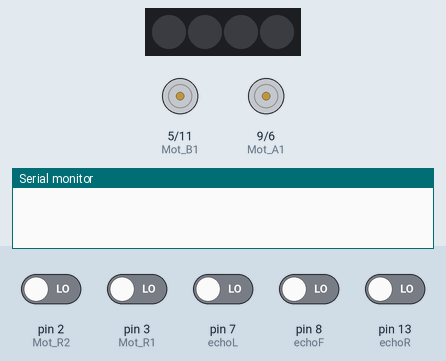
Recording of a sketch running on a simulated Arduino Nano, built with avr-gcc and run on an emulated ATmega328P. Parts: 4 RGB LEDs in strip order, left to right, motor-driver pin pairs drawn as motors (green arrow = first pin HIGH = forward, orange = second pin HIGH = backward, longer = more drive), the last lines printed to the serial monitor. The test bench sets the inputs (shaded band); at power-on: pin 2 (Mot_R2), pin 3 (Mot_R1), pin 7 (echoL), pin 8 (echoF), pin 13 (echoR) LOW.

Above: at 0.1 s.
At 9.3 s:
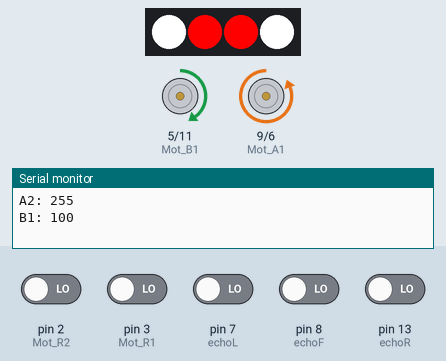
Timing chart, 0 to 10.8 s (numbered marks = the images above):
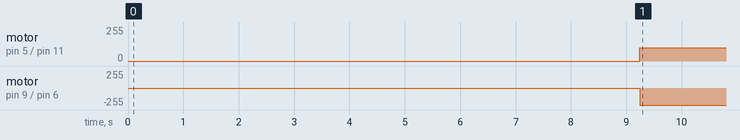

Measured:
- by itself, motor on pin 5 (Mot_B1) / pin 11 (Mot_B2): stopped → forward 100/255 at 9.2 s
- by itself, motor on pin 9 (Mot_A1) / pin 6 (Mot_A2): stopped → backward 255/255 at 9.2 s

The sketch:

robot_movements_smoothturns.ino
```cpp
#include <Adafruit_NeoPixel.h>

//PIN (Digital)
#define Mot_A1 9
#define Mot_A2 6  //Right Motor (PWM)
#define Mot_B1 5
#define Mot_B2 11  //Left Motor (PWM)
#define Mot_R1 3
#define Mot_R2 2  //RPM Sensor (Not used)

//Ultrasonic PINs
#define trigR A5  //trigger for L and R is shared
#define trigL 10
#define trigF 12
#define echoL 7
#define echoF 8
#define echoR 13

//IR Sensor PINs
#define D1 A0
#define D3 A1
#define D4 A2
#define D5 A3
#define D6 A6
#define D8 A7

//Utilies PINs
#define Grab A4  //Claw
#define Neo 4    //LED pin

#define LEDCount 4  //For NeoPixels

Adafruit_NeoPixel pixels(LEDCount, Neo, NEO_GRB + NEO_KHZ800);

int pulseWidth = 0;
int echo = 0, trig = 0;
int A = 0, B = 0, C = 0, D = 0, E = 0, F = 0;

//Const-Variables
#define MagicNumber 15
#define BiggerMagicNumber 25
#define MagicDelay 100

int Mot_AnaA1, Mot_AnaA2, Mot_AnaB1, Mot_AnaB2;

unsigned int counterR = 0, counterL = 0;
float distanceR, distanceL, distanceF;
bool starting = false, BnWstate = false, ending = false;
int Black = 0, White = 0;


void setup() {
  // put your setup code here, to run once:
  pinMode(Mot_A1, OUTPUT);
  pinMode(Mot_A2, OUTPUT);
  pinMode(Mot_B1, OUTPUT);
  pinMode(Mot_B2, OUTPUT);

  pinMode(D1, INPUT);
  pinMode(D3, INPUT);
  pinMode(D4, INPUT);
  pinMode(D5, INPUT);
  pinMode(D6, INPUT);
  pinMode(D8, INPUT);

  pinMode(trigL, OUTPUT);
  pinMode(trigR, OUTPUT);
  pinMode(trigF, OUTPUT);
  pinMode(echoL, INPUT);
  pinMode(echoF, INPUT);
  pinMode(echoR, INPUT);

  pinMode(Grab, OUTPUT);
  Serial.begin(9600);
  pixels.begin();

  attachInterrupt(digitalPinToInterrupt(Mot_R1), ISR_R, CHANGE);
  attachInterrupt(digitalPinToInterrupt(Mot_R2), ISR_L, CHANGE);
}

void loop() {
  ultrasonic("R");
  ultrasonic("F");  //Checking with different ultrasonic sensors,
  ultrasonic("L");
  followRight("Normal");

  //   Serial.println("Forward");
  // forward(6, 6);
  // delay(3000);
  //   Serial.println("Backward");
  // backward();
  // delay(1000);
  // ultrasonic(8);
  // distanceF = distance;
  // Serial.println(distanceF);
  // constforward();
  // delay(5000);
  // Serial.println("Right");
  // right();
  // delay(1500);
  // left();
  // delay(1500);
  // uturn();
  // delay(3000);
  // constBackward();
  // left();
  // delay(3000);


  // analogWrite(Mot_A1, 255);
  // analogWrite(Mot_A2, 0);
  // analogWrite(Mot_B1, 255);
  // analogWrite(Mot_B2, 0);
  // //  Moving left
  // analogWrite(Mot_A1, 0);
  // analogWrite(Mot_A2, 255);
  // analogWrite(Mot_B1, 0);
  // analogWrite(Mot_B2, 255);
}

void ISR_R() {
  counterR++;
}

void ISR_L() {
  counterL++;
}

void LEDbeforestart() {
  int rVal, gVal;
  unsigned long currentTime = millis();
  for (;;) {
    readAnalogs();
    if ((A + F / 2) <= 512) {
      rVal = (0.501 * (A + F / 2)) - 0.501;
      gVal = 255;
    } else if ((A + F) / 2 > 512) {
      rVal = 255;
      gVal = (-0.502 * (A + F / 2)) + 513.51;
    }
    if (millis() - currentTime >= 250) pixels.setPixelColor(0, pixels.Color(rVal, gVal, 0));
    if (millis() - currentTime >= 500) pixels.setPixelColor(1, pixels.Color(rVal, gVal, 0));
    if (millis() - currentTime >= 750) pixels.setPixelColor(2, pixels.Color(rVal, gVal, 0));
    if (millis() - currentTime >= 1000) pixels.setPixelColor(3, pixels.Color(rVal, gVal, 0));
    if (millis() - currentTime >= 1250) break;

    pixels.show();
  }
}

void calibrateLight() {
  int tempBlack = 0, tempWhite = 0;
  counterL = 0;
  counterR = 0;
  int steps = 0;
  int i = 0;
  while (i < 5) {
    readAnalogs();
    int average = (C + D) / 2;
    while (steps > counterR && steps > counterL) {
      if (steps > counterR) {
        analogWrite(Mot_A2, 220);
      } else {
        analogWrite(Mot_A2, 0);
      }
      if (steps > counterL) {
        analogWrite(Mot_B1, 255);
      } else {
        analogWrite(Mot_B1, 0);
      }
    }
    Serial.println();
    analogWrite(Mot_A2, 0);
    analogWrite(Mot_B1, 0);
    if (B > 700 && C > 700 && D > 700 && E > 700 && !BnWstate) {
      tempBlack = tempBlack + average;
      BnWstate = !BnWstate;
      i++;
      counterL = 0;
      counterR = 0;
      steps = 12;
      Serial.println("Temp Black Total: ");
      Serial.println(tempBlack);
      delay(100);
    } else if (B < 600 && C < 600 && D < 600 && E < 600 && BnWstate) {
      tempWhite = tempWhite + average;
      BnWstate = !BnWstate;
      i++;
      counterL = 0;
      counterR = 0;
      steps = 12;
      Serial.println(F("Temp White Total: "));
      Serial.println(tempWhite);
      delay(100);
    }
  }

  analogWrite(Mot_A2, 0);
  analogWrite(Mot_B1, 0);
  White = tempWhite / 2 + 100;
  Black = tempBlack / 3 - 100;
  Serial.print("White: ");
  Serial.println(White);
  Serial.print("Black: ");
  Serial.println(Black);
}

void servo(String var, int angle) {
  int pulseWidth = map(angle, 0, 180, 544, 2400);
  int Pin = 0;
  if (var == "grab") Pin = Grab;
  for (int i = 0; i < 5; i++) {
    digitalWrite(Pin, HIGH);
    delayMicroseconds(pulseWidth);
    digitalWrite(Pin, LOW);
    delayMicroseconds(20000 - pulseWidth);
  }
}

void followLine(String dir) {
  readAnalogs();
  analogWrite(Mot_A2, 220);
  analogWrite(Mot_B1, 255);
  delay(500);
  Serial.println(F("followLine"));
  if (dir == "before") {
    for (;;) {
      readAnalogs();
      if (A > Black && F > Black) break;
      else if (C > Black && D > Black) {
        analogWrite(Mot_A2, 220);
        analogWrite(Mot_B1, 255);
      } else if (B > Black && C > Black) {
        analogWrite(Mot_A2, 230);
        analogWrite(Mot_B1, 255);
      } else if (D > Black && E > Black) {
        analogWrite(Mot_A2, 210);
        analogWrite(Mot_B1, 255);
      } else if (B > Black) {
        analogWrite(Mot_A2, 240);
        analogWrite(Mot_B1, 255);
      } else if (E > Black) {
        analogWrite(Mot_A2, 200);
        analogWrite(Mot_B1, 255);
      }
    }
    analogWrite(Mot_A2, 0);
    analogWrite(Mot_B1, 0);
    delay(1500);
    servo("grab", 30);
    analogWrite(Mot_A2, 220);
    analogWrite(Mot_B1, 255);
    delay(370);
    analogWrite(Mot_A2, 0);
    analogWrite(Mot_B1, 0);
    delay(1000);
    left();
    delay(1000);
    forward(6, 6);
    followLine("during");
  } else if ("during") {
    for (;;) {
      readAnalogs();
      if (C > Black && D > Black) {
        analogWrite(Mot_A2, 220);
        analogWrite(Mot_B1, 255);
      } else if (B > Black && C > Black) {
        analogWrite(Mot_A2, 230);
        analogWrite(Mot_B1, 255);
      } else if (D > Black && E > Black) {
        analogWrite(Mot_A2, 210);
        analogWrite(Mot_B1, 255);
      } else if (B > Black) {
        analogWrite(Mot_A2, 240);
        analogWrite(Mot_B1, 255);
      } else if (E > Black) {
        analogWrite(Mot_A2, 200);
        analogWrite(Mot_B1, 255);
      } else if (A > Black) {
        analogWrite(Mot_A2, 220);
        analogWrite(Mot_B1, 0);
      } else if (F > Black) {
        analogWrite(Mot_A2, 0);
        analogWrite(Mot_B1, 255);
      } else break;
    }
  }
  analogWrite(Mot_A2, 0);
  analogWrite(Mot_B1, 0);
}

void followRight(String dir) {
  int offsetR = distanceR * 10;
  if (offsetR <= 94) {
    LED("WR");
    Mot_AnaA2 = map(offsetR, 94, 20, 235, 255);
    Mot_AnaB1 = map(offsetR, 20, 94, 200, 210);
  } else if (offsetR > 95 && offsetR < 115) {
    LED("WF");
    Mot_AnaA2 = map(offsetR, 96, 114, 220, 230);  //R 220, 225
    Mot_AnaB1 = map(offsetR, 114, 96, 230, 240);  //L 235
  } else if (offsetR >= 115) {
    LED("WL");
    Mot_AnaA2 = map(offsetR, 200, 115, 205, 215);
    Mot_AnaB1 = map(offsetR, 115, 200, 240, 255);
  } else {
    Mot_AnaA2 = 225;
    Mot_AnaB1 = 235;
  }
  if (Mot_AnaA2 >= 255) Mot_AnaA2 = 255;
  else if (Mot_AnaA2 < 200) Mot_AnaA2 = 100;
  if (Mot_AnaB1 >= 255) Mot_AnaB1 = 255;
  else if (Mot_AnaB1 < 200) Mot_AnaB1 = 100;
  Serial.print("A2: ");
  Serial.println(Mot_AnaA2);
  Serial.print("B1: ");
  Serial.println(Mot_AnaB1);
  analogWrite(Mot_A2, Mot_AnaA2);
  analogWrite(Mot_B1, Mot_AnaB1);
}

void uturn() {
  analogWrite(Mot_A2, 225);
  analogWrite(Mot_B2, 240);
  delay(1400);
  analogWrite(Mot_A2, 0);
  analogWrite(Mot_B2, 0);
}

void readAnalogs() {
  A = analogRead(D1);
  B = analogRead(D3);
  C = analogRead(D4);
  D = analogRead(D5);
  E = analogRead(D6);
  F = analogRead(D8);
}

void forward(int stepsR, int stepsL) {
  delay(MagicDelay);
  Mot_AnaA2 = 0;
  Mot_AnaB1 = 0;
  counterL = 0;
  counterR = 0;
  stepsR = stepsR;
  stepsL = stepsL;
  while (stepsR > counterR && stepsL > counterL) {
    if (stepsR > counterR) {
      Mot_AnaA2 = 200;
    } else {
      Mot_AnaA2 = 0;
    }
    if (stepsL > counterL) {
      Mot_AnaB1 = 225;
    } else {
      Mot_AnaB1 = 0;
    }
    analogWrite(Mot_A2, Mot_AnaA2);
    analogWrite(Mot_B1, Mot_AnaB1);
    Serial.print(counterR);
    Serial.println(counterL);
  }
  analogWrite(Mot_A2, 0);
  analogWrite(Mot_B1, 0);
  Mot_AnaA2 = 0;
  Mot_AnaB1 = 0;
  counterL = 0;
  counterR = 0;
}

void left() {
  analogWrite(Mot_A2, 0);
  analogWrite(Mot_A2, 235);
  delay(1000);
  analogWrite(Mot_A2, 0);
}

void right() {
  analogWrite(Mot_B1, 0);
  analogWrite(Mot_B1, 235);
  delay(1100);
  analogWrite(Mot_B1, 0);
}

void LED(String dir) {
  pixels.clear();

  if (dir == "L") {
    pixels.setPixelColor(0, pixels.Color(140, 255, 0));
    pixels.setPixelColor(1, pixels.Color(255, 0, 0));
    pixels.setPixelColor(2, pixels.Color(255, 0, 0));
    pixels.setPixelColor(3, pixels.Color(140, 255, 0));
  } else if (dir == "R") {
    pixels.setPixelColor(0, pixels.Color(255, 0, 0));
    pixels.setPixelColor(1, pixels.Color(140, 255, 0));
    pixels.setPixelColor(2, pixels.Color(140, 255, 0));
    pixels.setPixelColor(3, pixels.Color(255, 0, 0));
  } else if (dir == "F") {
    for (int i = 0; i < LEDCount; i++) {
      pixels.setPixelColor(i, pixels.Color(255, 0, 0));
    }
  } else if (dir == "Start") {
    pixels.setPixelColor(0, pixels.Color(255, 0, 255));
    pixels.setPixelColor(1, pixels.Color(0, 255, 0));
    pixels.setPixelColor(2, pixels.Color(0, 0, 255));
    pixels.setPixelColor(3, pixels.Color(255, 255, 255));
  } else if (dir == "WL") {
    pixels.setPixelColor(0, pixels.Color(255, 0, 0));
    pixels.setPixelColor(1, pixels.Color(255, 255, 255));
    pixels.setPixelColor(2, pixels.Color(255, 255, 255));
    pixels.setPixelColor(3, pixels.Color(255, 0, 0));
  } else if (dir == "WR") {
    pixels.setPixelColor(0, pixels.Color(255, 255, 255));
    pixels.setPixelColor(1, pixels.Color(255, 0, 0));
    pixels.setPixelColor(2, pixels.Color(255, 0, 0));
    pixels.setPixelColor(3, pixels.Color(255, 255, 255));
  } else if (dir == "WF") {
    pixels.setPixelColor(0, pixels.Color(140, 255, 0));
    pixels.setPixelColor(1, pixels.Color(140, 255, 0));
    pixels.setPixelColor(2, pixels.Color(140, 255, 0));
    pixels.setPixelColor(3, pixels.Color(140, 255, 0));
  }
  pixels.show();
  servo("grab", 50);
}

void ultrasonic(String dir) {
  float distanceP = 0, distance = 0, duration = 0;
  if (dir == "R") {
    trig = trigR;
    echo = echoR;
  } else if (dir == "L") {
    trig = trigL;
    echo = echoL;
  } else if (dir == "F") {
    trig = trigF;
    echo = echoF;
  }
  float distanceTemp = 0.0;
  for (int i = 0; i < 3; i++) {
    digitalWrite(trig, LOW);
    delay(5);
    digitalWrite(trig, HIGH);
    delay(10);
    digitalWrite(trig, LOW);
    duration = pulseIn(echo, HIGH);
    delay(10);
    distance = (duration * 0.0340 / 2);
    if (distance >= 400) distance = 1;
    if (distance == 1) i = i - 1;
    else {
      distanceTemp = distanceTemp + distance;
    }
  }
  distanceP = distanceTemp / 3;
  if (dir == "L") distanceL = distanceP;
  else if (dir == "R") distanceR = distanceP;
  else if (dir == "F") distanceF = distanceP;
}
```
